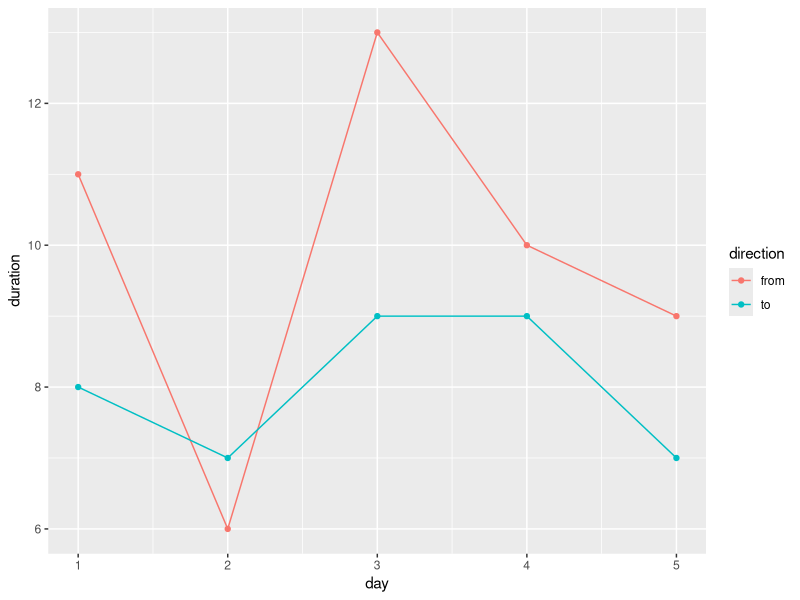

R code for this plot:
## ---- chunk 1
#| label: setup
#| message: false

library(tidyverse)
## ---- chunk 2
commute <- data.frame(day = c(1,2,3,4,5),
                      to = c(8,7,9,9,7),
                      from = c(11, 6, 13, 10, 9))

commute
## ---- chunk 3
commute_plot <- commute %>% 
  pivot_longer(cols = to:from, # Select columns
               names_to = "direction",
               values_to = "duration") 

ggplot(commute_plot,aes(x = day,
    y = duration,
    color = direction)) +
  geom_line() +
  geom_point()


## ---- chunk 4
table1
## ---- chunk 5
table2
## ---- chunk 6
table4a
table4b
